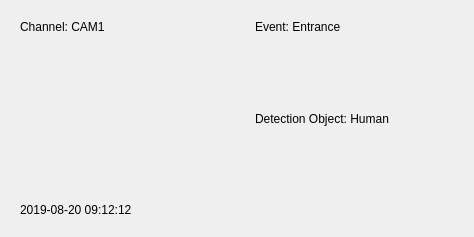
<?xml version="1.0" encoding="UTF-8"?>
<ui version="4.0">
 <class>LiveViewTargetItem</class>
 <widget class="QWidget" name="LiveViewTargetItem">
  <property name="geometry">
   <rect>
    <x>0</x>
    <y>0</y>
    <width>474</width>
    <height>237</height>
   </rect>
  </property>
  <property name="windowTitle">
   <string>Form</string>
  </property>
  <layout class="QHBoxLayout" name="horizontalLayout">
   <property name="rightMargin">
    <number>0</number>
   </property>
   <item>
    <widget class="QWidget" name="widgetLeft" native="true">
     <property name="sizePolicy">
      <sizepolicy hsizetype="Preferred" vsizetype="Preferred">
       <horstretch>1</horstretch>
       <verstretch>0</verstretch>
      </sizepolicy>
     </property>
     <layout class="QVBoxLayout" name="verticalLayout_2">
      <item>
       <widget class="MyLabel" name="labelChannel">
        <property name="text">
         <string>Channel: CAM1</string>
        </property>
       </widget>
      </item>
      <item>
       <widget class="MyLabel" name="myLabel">
        <property name="text">
         <string/>
        </property>
       </widget>
      </item>
      <item>
       <widget class="TargetImageWidget" name="widgetImage" native="true">
        <property name="sizePolicy">
         <sizepolicy hsizetype="Expanding" vsizetype="Preferred">
          <horstretch>0</horstretch>
          <verstretch>1</verstretch>
         </sizepolicy>
        </property>
       </widget>
      </item>
      <item>
       <widget class="MyLabel" name="myLabel_2">
        <property name="text">
         <string/>
        </property>
       </widget>
      </item>
      <item>
       <widget class="MyLabel" name="labelTime">
        <property name="text">
         <string>2019-08-20 09:12:12</string>
        </property>
       </widget>
      </item>
     </layout>
    </widget>
   </item>
   <item>
    <widget class="QStackedWidget" name="stackedWidget">
     <property name="sizePolicy">
      <sizepolicy hsizetype="Preferred" vsizetype="Preferred">
       <horstretch>1</horstretch>
       <verstretch>0</verstretch>
      </sizepolicy>
     </property>
     <widget class="QWidget" name="pageVca">
      <layout class="QVBoxLayout" name="verticalLayout">
       <item>
        <widget class="MyLabel" name="labelVcaEvent">
         <property name="text">
          <string>Event: Entrance</string>
         </property>
        </widget>
       </item>
       <item>
        <widget class="QWidget" name="widget_2" native="true">
         <property name="sizePolicy">
          <sizepolicy hsizetype="Preferred" vsizetype="Preferred">
           <horstretch>0</horstretch>
           <verstretch>1</verstretch>
          </sizepolicy>
         </property>
        </widget>
       </item>
       <item>
        <widget class="MyLabel" name="labelVcaObject">
         <property name="text">
          <string>Detection Object: Human</string>
         </property>
        </widget>
       </item>
       <item>
        <widget class="QWidget" name="widget_3" native="true">
         <property name="sizePolicy">
          <sizepolicy hsizetype="Preferred" vsizetype="Preferred">
           <horstretch>0</horstretch>
           <verstretch>1</verstretch>
          </sizepolicy>
         </property>
        </widget>
       </item>
       <item>
        <widget class="QLabel" name="label_3">
         <property name="text">
          <string/>
         </property>
        </widget>
       </item>
      </layout>
     </widget>
     <widget class="QWidget" name="pageAnpr">
      <layout class="QVBoxLayout" name="verticalLayout_4">
       <item>
        <widget class="MyLabel" name="labelLicense">
         <property name="text">
          <string>License Plate: 123456</string>
         </property>
        </widget>
       </item>
       <item>
        <widget class="QWidget" name="widget" native="true">
         <property name="sizePolicy">
          <sizepolicy hsizetype="Preferred" vsizetype="Preferred">
           <horstretch>0</horstretch>
           <verstretch>1</verstretch>
          </sizepolicy>
         </property>
         <layout class="QVBoxLayout" name="verticalLayout_5">
          <property name="leftMargin">
           <number>0</number>
          </property>
          <property name="topMargin">
           <number>0</number>
          </property>
          <property name="rightMargin">
           <number>0</number>
          </property>
          <property name="bottomMargin">
           <number>0</number>
          </property>
          <item>
           <widget class="MyLabel" name="labelPlateType">
            <property name="text">
             <string>Plate Type: Black</string>
            </property>
           </widget>
          </item>
          <item>
           <widget class="MyLabel" name="labelPlateColor">
            <property name="text">
             <string>Plate Color: Red</string>
            </property>
           </widget>
          </item>
          <item>
           <widget class="MyLabel" name="labelVehicleType">
            <property name="text">
             <string>Vehicle Type: Bus</string>
            </property>
           </widget>
          </item>
          <item>
           <widget class="MyLabel" name="labelVehicleColor">
            <property name="text">
             <string>Vehicle Color: Green</string>
            </property>
           </widget>
          </item>
          <item>
           <widget class="MyLabel" name="labelVehicleBrand">
            <property name="text">
             <string>Vehicle Brand</string>
            </property>
           </widget>
          </item>
          <item>
           <widget class="MyLabel" name="labelSpeed">
            <property name="text">
             <string>Speed: 60km/h</string>
            </property>
           </widget>
          </item>
          <item>
           <widget class="MyLabel" name="labelDirection">
            <property name="text">
             <string>Direction: Approach</string>
            </property>
           </widget>
          </item>
         </layout>
        </widget>
       </item>
       <item>
        <widget class="MyLabel" name="labelLicense_4">
         <property name="text">
          <string/>
         </property>
        </widget>
       </item>
      </layout>
     </widget>
     <widget class="QWidget" name="pageFace">
      <layout class="QVBoxLayout" name="verticalLayout_3">
       <item>
        <widget class="MyLabel" name="labelFaceDetection">
         <property name="text">
          <string>Event: Face Detection</string>
         </property>
        </widget>
       </item>
       <item>
        <widget class="QWidget" name="widgetFaceInfo" native="true">
         <property name="sizePolicy">
          <sizepolicy hsizetype="Preferred" vsizetype="Preferred">
           <horstretch>0</horstretch>
           <verstretch>1</verstretch>
          </sizepolicy>
         </property>
         <layout class="QGridLayout" name="gridLayout">
          <property name="leftMargin">
           <number>0</number>
          </property>
          <property name="topMargin">
           <number>0</number>
          </property>
          <property name="rightMargin">
           <number>0</number>
          </property>
          <property name="bottomMargin">
           <number>0</number>
          </property>
          <property name="spacing">
           <number>0</number>
          </property>
          <item row="1" column="1">
           <widget class="ToolButtonFace" name="toolButtonHat">
            <property name="sizePolicy">
             <sizepolicy hsizetype="Ignored" vsizetype="Fixed">
              <horstretch>0</horstretch>
              <verstretch>0</verstretch>
             </sizepolicy>
            </property>
            <property name="text">
             <string>No</string>
            </property>
            <property name="icon">
             <iconset resource="../resource/resource.qrc">
              <normaloff>:/face/face/hats.png</normaloff>:/face/face/hats.png</iconset>
            </property>
            <property name="iconSize">
             <size>
              <width>32</width>
              <height>32</height>
             </size>
            </property>
            <property name="toolButtonStyle">
             <enum>Qt::ToolButtonTextUnderIcon</enum>
            </property>
           </widget>
          </item>
          <item row="0" column="0">
           <widget class="ToolButtonFace" name="toolButtonMale">
            <property name="sizePolicy">
             <sizepolicy hsizetype="Ignored" vsizetype="Fixed">
              <horstretch>0</horstretch>
              <verstretch>0</verstretch>
             </sizepolicy>
            </property>
            <property name="text">
             <string>Famale</string>
            </property>
            <property name="icon">
             <iconset resource="../resource/resource.qrc">
              <normaloff>:/face/face/female.png</normaloff>:/face/face/female.png</iconset>
            </property>
            <property name="iconSize">
             <size>
              <width>32</width>
              <height>32</height>
             </size>
            </property>
            <property name="toolButtonStyle">
             <enum>Qt::ToolButtonTextUnderIcon</enum>
            </property>
           </widget>
          </item>
          <item row="1" column="0">
           <widget class="ToolButtonFace" name="toolButtonFaceMask">
            <property name="sizePolicy">
             <sizepolicy hsizetype="Ignored" vsizetype="Fixed">
              <horstretch>0</horstretch>
              <verstretch>0</verstretch>
             </sizepolicy>
            </property>
            <property name="text">
             <string>No</string>
            </property>
            <property name="icon">
             <iconset resource="../resource/resource.qrc">
              <normaloff>:/face/face/mask.png</normaloff>:/face/face/mask.png</iconset>
            </property>
            <property name="iconSize">
             <size>
              <width>32</width>
              <height>32</height>
             </size>
            </property>
            <property name="toolButtonStyle">
             <enum>Qt::ToolButtonTextUnderIcon</enum>
            </property>
           </widget>
          </item>
          <item row="0" column="2">
           <widget class="ToolButtonFace" name="toolButtonGlasses">
            <property name="sizePolicy">
             <sizepolicy hsizetype="Ignored" vsizetype="Fixed">
              <horstretch>0</horstretch>
              <verstretch>0</verstretch>
             </sizepolicy>
            </property>
            <property name="text">
             <string>No</string>
            </property>
            <property name="icon">
             <iconset resource="../resource/resource.qrc">
              <normaloff>:/face/face/glasses.png</normaloff>:/face/face/glasses.png</iconset>
            </property>
            <property name="iconSize">
             <size>
              <width>32</width>
              <height>32</height>
             </size>
            </property>
            <property name="toolButtonStyle">
             <enum>Qt::ToolButtonTextUnderIcon</enum>
            </property>
           </widget>
          </item>
          <item row="0" column="1">
           <widget class="ToolButtonFace" name="toolButtonAge">
            <property name="sizePolicy">
             <sizepolicy hsizetype="Ignored" vsizetype="Fixed">
              <horstretch>0</horstretch>
              <verstretch>0</verstretch>
             </sizepolicy>
            </property>
            <property name="text">
             <string>Adult</string>
            </property>
            <property name="icon">
             <iconset resource="../resource/resource.qrc">
              <normaloff>:/face/face/adult.png</normaloff>:/face/face/adult.png</iconset>
            </property>
            <property name="iconSize">
             <size>
              <width>32</width>
              <height>32</height>
             </size>
            </property>
            <property name="toolButtonStyle">
             <enum>Qt::ToolButtonTextUnderIcon</enum>
            </property>
           </widget>
          </item>
         </layout>
        </widget>
       </item>
       <item>
        <widget class="MyLabel" name="label_2">
         <property name="text">
          <string/>
         </property>
        </widget>
       </item>
      </layout>
     </widget>
    </widget>
   </item>
  </layout>
 </widget>
 <customwidgets>
  <customwidget>
   <class>MyLabel</class>
   <extends>QLabel</extends>
   <header>mylabel.h</header>
  </customwidget>
  <customwidget>
   <class>TargetImageWidget</class>
   <extends>QWidget</extends>
   <header>TargetImageWidget.h</header>
   <container>1</container>
  </customwidget>
  <customwidget>
   <class>ToolButtonFace</class>
   <extends>QToolButton</extends>
   <header>ToolButtonFace.h</header>
  </customwidget>
 </customwidgets>
 <resources>
  <include location="../resource/resource.qrc"/>
 </resources>
 <connections/>
</ui>
